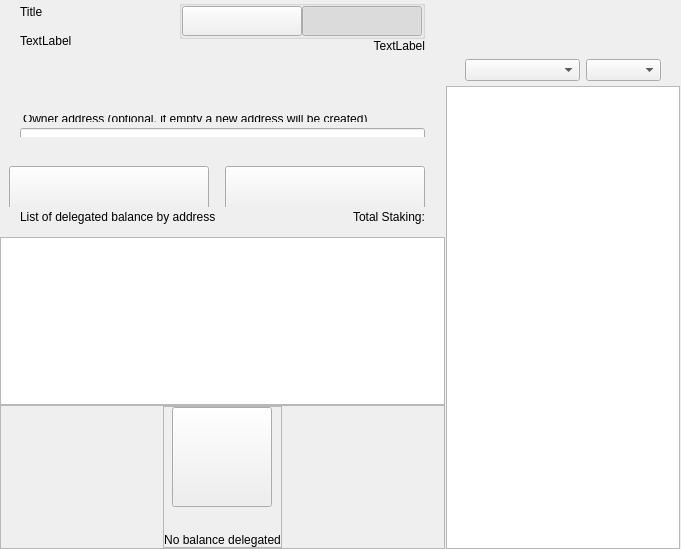
<?xml version="1.0" encoding="UTF-8"?>
<ui version="4.0">
 <class>ColdStakingWidget</class>
 <widget class="QWidget" name="ColdStakingWidget">
  <property name="geometry">
   <rect>
    <x>0</x>
    <y>0</y>
    <width>629</width>
    <height>549</height>
   </rect>
  </property>
  <property name="windowTitle">
   <string>Form</string>
  </property>
  <layout class="QHBoxLayout" name="horizontalLayout_1" stretch="2,1">
   <property name="spacing">
    <number>0</number>
   </property>
   <property name="leftMargin">
    <number>0</number>
   </property>
   <property name="topMargin">
    <number>0</number>
   </property>
   <property name="rightMargin">
    <number>0</number>
   </property>
   <property name="bottomMargin">
    <number>0</number>
   </property>
   <item>
    <widget class="QWidget" name="left" native="true">
     <layout class="QVBoxLayout" name="verticalLayout_3">
      <property name="leftMargin">
       <number>0</number>
      </property>
      <property name="topMargin">
       <number>0</number>
      </property>
      <property name="rightMargin">
       <number>0</number>
      </property>
      <property name="bottomMargin">
       <number>0</number>
      </property>
      <item>
       <layout class="QVBoxLayout" name="verticalLayout_2">
        <property name="spacing">
         <number>0</number>
        </property>
        <item>
         <layout class="QVBoxLayout" name="verticalLayoutTop">
          <property name="spacing">
           <number>0</number>
          </property>
          <property name="leftMargin">
           <number>0</number>
          </property>
          <property name="rightMargin">
           <number>0</number>
          </property>
          <item>
           <widget class="QWidget" name="containerTitle" native="true">
            <property name="sizePolicy">
             <sizepolicy hsizetype="Preferred" vsizetype="Minimum">
              <horstretch>0</horstretch>
              <verstretch>0</verstretch>
             </sizepolicy>
            </property>
            <property name="maximumSize">
             <size>
              <width>16777215</width>
              <height>100</height>
             </size>
            </property>
            <layout class="QHBoxLayout" name="containerTitleLayout">
             <property name="spacing">
              <number>0</number>
             </property>
             <property name="leftMargin">
              <number>20</number>
             </property>
             <property name="topMargin">
              <number>0</number>
             </property>
             <property name="rightMargin">
              <number>20</number>
             </property>
             <property name="bottomMargin">
              <number>0</number>
             </property>
             <item>
              <layout class="QVBoxLayout" name="verticalLayout11">
               <property name="spacing">
                <number>5</number>
               </property>
               <item>
                <widget class="QLabel" name="labelTitle">
                 <property name="text">
                  <string>Title</string>
                 </property>
                </widget>
               </item>
               <item>
                <widget class="QLabel" name="labelSubtitle1">
                 <property name="maximumSize">
                  <size>
                   <width>16777215</width>
                   <height>16777215</height>
                  </size>
                 </property>
                 <property name="text">
                  <string>TextLabel</string>
                 </property>
                </widget>
               </item>
              </layout>
             </item>
             <item>
              <spacer name="horizontalSpacer">
               <property name="orientation">
                <enum>Qt::Horizontal</enum>
               </property>
               <property name="sizeHint" stdset="0">
                <size>
                 <width>40</width>
                 <height>20</height>
                </size>
               </property>
              </spacer>
             </item>
             <item>
              <widget class="QWidget" name="containerViewPrivacyChecks" native="true">
               <layout class="QVBoxLayout" name="containerPrivacyChecks">
                <property name="spacing">
                 <number>0</number>
                </property>
                <property name="leftMargin">
                 <number>0</number>
                </property>
                <property name="topMargin">
                 <number>0</number>
                </property>
                <property name="rightMargin">
                 <number>0</number>
                </property>
                <property name="bottomMargin">
                 <number>0</number>
                </property>
                <item alignment="Qt::AlignHCenter|Qt::AlignVCenter">
                 <widget class="QGroupBox" name="groupBox">
                  <property name="title">
                   <string/>
                  </property>
                  <layout class="QHBoxLayout" name="horizontalLayout_2_1">
                   <property name="spacing">
                    <number>0</number>
                   </property>
                   <property name="leftMargin">
                    <number>0</number>
                   </property>
                   <property name="topMargin">
                    <number>0</number>
                   </property>
                   <property name="rightMargin">
                    <number>0</number>
                   </property>
                   <property name="bottomMargin">
                    <number>0</number>
                   </property>
                   <item>
                    <widget class="QPushButton" name="pushLeft">
                     <property name="minimumSize">
                      <size>
                       <width>120</width>
                       <height>30</height>
                      </size>
                     </property>
                     <property name="maximumSize">
                      <size>
                       <width>120</width>
                       <height>30</height>
                      </size>
                     </property>
                     <property name="focusPolicy">
                      <enum>Qt::NoFocus</enum>
                     </property>
                     <property name="text">
                      <string/>
                     </property>
                     <property name="checkable">
                      <bool>true</bool>
                     </property>
                     <property name="autoExclusive">
                      <bool>true</bool>
                     </property>
                    </widget>
                   </item>
                   <item>
                    <widget class="QPushButton" name="pushRight">
                     <property name="minimumSize">
                      <size>
                       <width>120</width>
                       <height>30</height>
                      </size>
                     </property>
                     <property name="maximumSize">
                      <size>
                       <width>120</width>
                       <height>30</height>
                      </size>
                     </property>
                     <property name="focusPolicy">
                      <enum>Qt::NoFocus</enum>
                     </property>
                     <property name="text">
                      <string/>
                     </property>
                     <property name="checkable">
                      <bool>true</bool>
                     </property>
                     <property name="checked">
                      <bool>true</bool>
                     </property>
                     <property name="autoExclusive">
                      <bool>true</bool>
                     </property>
                    </widget>
                   </item>
                  </layout>
                 </widget>
                </item>
                <item alignment="Qt::AlignTop">
                 <widget class="QLabel" name="labelSubtitle2">
                  <property name="text">
                   <string>TextLabel</string>
                  </property>
                  <property name="alignment">
                   <set>Qt::AlignRight|Qt::AlignTrailing|Qt::AlignVCenter</set>
                  </property>
                 </widget>
                </item>
               </layout>
              </widget>
             </item>
            </layout>
           </widget>
          </item>
          <item>
           <spacer name="verticalSpacer_2">
            <property name="orientation">
             <enum>Qt::Vertical</enum>
            </property>
            <property name="sizeType">
             <enum>QSizePolicy::Fixed</enum>
            </property>
            <property name="sizeHint" stdset="0">
             <size>
              <width>20</width>
              <height>30</height>
             </size>
            </property>
           </spacer>
          </item>
          <item>
           <widget class="QWidget" name="containerSend" native="true">
            <property name="minimumSize">
             <size>
              <width>0</width>
              <height>50</height>
             </size>
            </property>
            <layout class="QVBoxLayout" name="containerSendRow">
             <property name="spacing">
              <number>6</number>
             </property>
             <property name="leftMargin">
              <number>0</number>
             </property>
             <property name="topMargin">
              <number>0</number>
             </property>
             <property name="rightMargin">
              <number>0</number>
             </property>
             <property name="bottomMargin">
              <number>0</number>
             </property>
             <item>
              <widget class="QLabel" name="labelEditTitle">
               <property name="maximumSize">
                <size>
                 <width>16777215</width>
                 <height>30</height>
                </size>
               </property>
               <property name="styleSheet">
                <string notr="true">padding-left:20px; padding-bottom:3px;</string>
               </property>
               <property name="text">
                <string/>
               </property>
              </widget>
             </item>
             <item>
              <spacer name="verticalSpacer_6">
               <property name="orientation">
                <enum>Qt::Vertical</enum>
               </property>
               <property name="sizeType">
                <enum>QSizePolicy::Fixed</enum>
               </property>
               <property name="sizeHint" stdset="0">
                <size>
                 <width>20</width>
                 <height>9</height>
                </size>
               </property>
              </spacer>
             </item>
             <item>
              <widget class="QWidget" name="containerOwner" native="true">
               <layout class="QVBoxLayout" name="vContainerOwner">
                <property name="spacing">
                 <number>4</number>
                </property>
                <property name="leftMargin">
                 <number>20</number>
                </property>
                <property name="topMargin">
                 <number>0</number>
                </property>
                <property name="rightMargin">
                 <number>20</number>
                </property>
                <property name="bottomMargin">
                 <number>0</number>
                </property>
                <item>
                 <widget class="QLabel" name="labelSubtitleDescription">
                  <property name="maximumSize">
                   <size>
                    <width>16777215</width>
                    <height>20</height>
                   </size>
                  </property>
                  <property name="styleSheet">
                   <string notr="true">margin-bottom:2px;
                   margin-left:0.05px;
                   padding:0px;</string>
                  </property>
                  <property name="text">
                   <string>Owner address (optional, if empty a new address will be created)</string>
                  </property>
                 </widget>
                </item>
                <item>
                 <widget class="QLineEdit" name="lineEditOwnerAddress">
                  <property name="minimumSize">
                   <size>
                    <width>0</width>
                    <height>50</height>
                   </size>
                  </property>
                  <property name="maximumSize">
                   <size>
                    <width>16777215</width>
                    <height>50</height>
                   </size>
                  </property>
                  <property name="styleSheet">
                   <string notr="true"/>
                  </property>
                 </widget>
                </item>
               </layout>
              </widget>
             </item>
            </layout>
           </widget>
          </item>
         </layout>
        </item>
        <item>
         <spacer name="verticalSpacer_3">
          <property name="orientation">
           <enum>Qt::Vertical</enum>
          </property>
          <property name="sizeType">
           <enum>QSizePolicy::Minimum</enum>
          </property>
          <property name="sizeHint" stdset="0">
           <size>
            <width>20</width>
            <height>20</height>
           </size>
          </property>
         </spacer>
        </item>
        <item>
         <widget class="QWidget" name="containerBtn" native="true">
          <property name="minimumSize">
           <size>
            <width>0</width>
            <height>50</height>
           </size>
          </property>
          <layout class="QHBoxLayout" name="horizontalLayout">
           <property name="rightMargin">
            <number>20</number>
           </property>
           <item>
            <spacer name="horizontalSpacer_2">
             <property name="orientation">
              <enum>Qt::Horizontal</enum>
             </property>
             <property name="sizeHint" stdset="0">
              <size>
               <width>200</width>
               <height>20</height>
              </size>
             </property>
            </spacer>
           </item>
           <item>
            <layout class="QHBoxLayout" name="horizontalLayout_7">
             <item>
              <spacer name="horizontalSpacer_3">
               <property name="orientation">
                <enum>Qt::Horizontal</enum>
               </property>
               <property name="sizeType">
                <enum>QSizePolicy::Expanding</enum>
               </property>
               <property name="sizeHint" stdset="0">
                <size>
                 <width>40</width>
                 <height>20</height>
                </size>
               </property>
              </spacer>
             </item>
             <item>
              <widget class="QPushButton" name="pushButtonClear">
               <property name="minimumSize">
                <size>
                 <width>200</width>
                 <height>50</height>
                </size>
               </property>
               <property name="focusPolicy">
                <enum>Qt::NoFocus</enum>
               </property>
               <property name="text">
                <string/>
               </property>
              </widget>
             </item>
             <item>
              <spacer name="horizontalSpacer_4">
               <property name="orientation">
                <enum>Qt::Horizontal</enum>
               </property>
               <property name="sizeType">
                <enum>QSizePolicy::Fixed</enum>
               </property>
               <property name="sizeHint" stdset="0">
                <size>
                 <width>10</width>
                 <height>20</height>
                </size>
               </property>
              </spacer>
             </item>
             <item>
              <widget class="QPushButton" name="pushButtonSend">
               <property name="minimumSize">
                <size>
                 <width>200</width>
                 <height>50</height>
                </size>
               </property>
               <property name="maximumSize">
                <size>
                 <width>200</width>
                 <height>50</height>
                </size>
               </property>
               <property name="focusPolicy">
                <enum>Qt::NoFocus</enum>
               </property>
               <property name="text">
                <string/>
               </property>
              </widget>
             </item>
            </layout>
           </item>
          </layout>
         </widget>
        </item>
        <item>
         <widget class="QWidget" name="containerHistoryLabel" native="true">
          <layout class="QHBoxLayout" name="horizontalLayout_4">
           <property name="spacing">
            <number>0</number>
           </property>
           <property name="leftMargin">
            <number>20</number>
           </property>
           <property name="topMargin">
            <number>0</number>
           </property>
           <property name="rightMargin">
            <number>20</number>
           </property>
           <property name="bottomMargin">
            <number>0</number>
           </property>
           <item>
            <widget class="QWidget" name="verticalWidget" native="true">
             <property name="minimumSize">
              <size>
               <width>100</width>
               <height>0</height>
              </size>
             </property>
             <layout class="QVBoxLayout" name="verticalLayout_58">
              <property name="leftMargin">
               <number>0</number>
              </property>
              <property name="topMargin">
               <number>0</number>
              </property>
              <property name="rightMargin">
               <number>0</number>
              </property>
              <property name="bottomMargin">
               <number>0</number>
              </property>
              <item>
               <widget class="QLabel" name="labelListHistory">
                <property name="text">
                 <string>List of delegated balance by address</string>
                </property>
               </widget>
              </item>
             </layout>
            </widget>
           </item>
           <item>
            <spacer name="horizontalSpacer_5">
             <property name="orientation">
              <enum>Qt::Horizontal</enum>
             </property>
             <property name="sizeHint" stdset="0">
              <size>
               <width>40</width>
               <height>20</height>
              </size>
             </property>
            </spacer>
           </item>
           <item>
            <widget class="QLabel" name="labelStakingTotal">
             <property name="text">
              <string>Total Staking:</string>
             </property>
            </widget>
           </item>
          </layout>
         </widget>
        </item>
        <item>
         <layout class="QVBoxLayout" name="verticalLayout_64">
          <property name="spacing">
           <number>0</number>
          </property>
          <item>
           <spacer name="verticalSpacer_44">
            <property name="orientation">
             <enum>Qt::Vertical</enum>
            </property>
            <property name="sizeType">
             <enum>QSizePolicy::Fixed</enum>
            </property>
            <property name="sizeHint" stdset="0">
             <size>
              <width>20</width>
              <height>10</height>
             </size>
            </property>
           </spacer>
          </item>
          <item>
           <widget class="QListView" name="listView">
            <property name="enabled">
             <bool>true</bool>
            </property>
            <property name="mouseTracking">
             <bool>true</bool>
            </property>
           </widget>
          </item>
          <item>
           <widget class="QFrame" name="emptyContainer">
            <property name="minimumSize">
             <size>
              <width>0</width>
              <height>100</height>
             </size>
            </property>
            <property name="frameShape">
             <enum>QFrame::StyledPanel</enum>
            </property>
            <property name="frameShadow">
             <enum>QFrame::Raised</enum>
            </property>
            <layout class="QVBoxLayout" name="verticalLayout_71" stretch="1,8">
             <property name="spacing">
              <number>0</number>
             </property>
             <property name="leftMargin">
              <number>0</number>
             </property>
             <property name="topMargin">
              <number>0</number>
             </property>
             <property name="rightMargin">
              <number>0</number>
             </property>
             <property name="bottomMargin">
              <number>0</number>
             </property>
             <item>
              <spacer name="verticalSpacer">
               <property name="orientation">
                <enum>Qt::Vertical</enum>
               </property>
               <property name="sizeHint" stdset="0">
                <size>
                 <width>20</width>
                 <height>20</height>
                </size>
               </property>
              </spacer>
             </item>
             <item alignment="Qt::AlignHCenter|Qt::AlignVCenter">
              <widget class="QFrame" name="emptyScreen">
               <property name="sizePolicy">
                <sizepolicy hsizetype="Expanding" vsizetype="Expanding">
                 <horstretch>0</horstretch>
                 <verstretch>0</verstretch>
                </sizepolicy>
               </property>
               <property name="frameShape">
                <enum>QFrame::StyledPanel</enum>
               </property>
               <property name="frameShadow">
                <enum>QFrame::Raised</enum>
               </property>
               <layout class="QVBoxLayout" name="verticalLayout">
                <property name="spacing">
                 <number>30</number>
                </property>
                <property name="leftMargin">
                 <number>0</number>
                </property>
                <property name="topMargin">
                 <number>0</number>
                </property>
                <property name="rightMargin">
                 <number>0</number>
                </property>
                <property name="bottomMargin">
                 <number>0</number>
                </property>
                <item alignment="Qt::AlignHCenter|Qt::AlignVCenter">
                 <widget class="QPushButton" name="pushImgEmpty">
                  <property name="minimumSize">
                   <size>
                    <width>100</width>
                    <height>100</height>
                   </size>
                  </property>
                  <property name="maximumSize">
                   <size>
                    <width>100</width>
                    <height>100</height>
                   </size>
                  </property>
                  <property name="focusPolicy">
                   <enum>Qt::NoFocus</enum>
                  </property>
                  <property name="text">
                   <string/>
                  </property>
                  <property name="iconSize">
                   <size>
                    <width>100</width>
                    <height>100</height>
                   </size>
                  </property>
                 </widget>
                </item>
                <item alignment="Qt::AlignHCenter|Qt::AlignVCenter">
                 <widget class="QLabel" name="labelEmpty">
                  <property name="styleSheet">
                   <string notr="true"/>
                  </property>
                  <property name="text">
                   <string>No balance delegated</string>
                  </property>
                  <property name="alignment">
                   <set>Qt::AlignCenter</set>
                  </property>
                 </widget>
                </item>
               </layout>
              </widget>
             </item>
            </layout>
           </widget>
          </item>
         </layout>
        </item>
       </layout>
      </item>
     </layout>
    </widget>
   </item>
   <item>
    <widget class="QWidget" name="right" native="true">
     <layout class="QVBoxLayout" name="rightContainer">
      <property name="spacing">
       <number>0</number>
      </property>
      <property name="leftMargin">
       <number>1</number>
      </property>
      <property name="topMargin">
       <number>0</number>
      </property>
      <property name="rightMargin">
       <number>1</number>
      </property>
      <property name="bottomMargin">
       <number>0</number>
      </property>
      <item>
       <widget class="QWidget" name="containerRightButtons" native="true">
        <property name="minimumSize">
         <size>
          <width>0</width>
          <height>50</height>
         </size>
        </property>
        <layout class="QVBoxLayout" name="verticalLayout_4">
         <property name="leftMargin">
          <number>19</number>
         </property>
         <property name="topMargin">
          <number>0</number>
         </property>
         <property name="rightMargin">
          <number>19</number>
         </property>
         <property name="bottomMargin">
          <number>0</number>
         </property>
         <item>
          <widget class="OptionButton" name="btnCoinControl" native="true">
           <property name="minimumSize">
            <size>
             <width>0</width>
             <height>0</height>
            </size>
           </property>
          </widget>
         </item>
         <item>
          <widget class="OptionButton" name="btnColdStaking" native="true"/>
         </item>
         <item>
          <widget class="OptionButton" name="btnMyStakingAddresses" native="true">
           <property name="sizePolicy">
            <sizepolicy hsizetype="Preferred" vsizetype="Minimum">
             <horstretch>0</horstretch>
             <verstretch>0</verstretch>
            </sizepolicy>
           </property>
          </widget>
         </item>
        </layout>
       </widget>
      </item>
      <item>
       <widget class="QWidget" name="sortWidget" native="true">
        <layout class="QHBoxLayout" name="horizontalLayout_6">
         <property name="leftMargin">
          <number>19</number>
         </property>
         <property name="rightMargin">
          <number>19</number>
         </property>
         <property name="bottomMargin">
          <number>5</number>
         </property>
         <item>
          <spacer name="horizontalSpacer_6">
           <property name="orientation">
            <enum>Qt::Horizontal</enum>
           </property>
           <property name="sizeHint" stdset="0">
            <size>
             <width>40</width>
             <height>20</height>
            </size>
           </property>
          </spacer>
         </item>
         <item>
          <widget class="QComboBox" name="comboBoxSort">
           <property name="sizePolicy">
            <sizepolicy hsizetype="Preferred" vsizetype="Fixed">
             <horstretch>0</horstretch>
             <verstretch>0</verstretch>
            </sizepolicy>
           </property>
           <property name="minimumSize">
            <size>
             <width>115</width>
             <height>0</height>
            </size>
           </property>
          </widget>
         </item>
         <item>
          <widget class="QComboBox" name="comboBoxSortOrder">
           <property name="sizePolicy">
            <sizepolicy hsizetype="Preferred" vsizetype="Fixed">
             <horstretch>0</horstretch>
             <verstretch>0</verstretch>
            </sizepolicy>
           </property>
           <property name="minimumSize">
            <size>
             <width>75</width>
             <height>0</height>
            </size>
           </property>
          </widget>
         </item>
        </layout>
       </widget>
      </item>
      <item>
       <widget class="QListView" name="listViewStakingAddress">
        <property name="enabled">
         <bool>true</bool>
        </property>
        <property name="mouseTracking">
         <bool>true</bool>
        </property>
       </widget>
      </item>
     </layout>
    </widget>
   </item>
  </layout>
 </widget>
 <customwidgets>
  <customwidget>
   <class>OptionButton</class>
   <extends>QWidget</extends>
   <header>qt/vip/optionbutton.h</header>
   <container>1</container>
  </customwidget>
 </customwidgets>
 <resources/>
 <connections/>
</ui>
